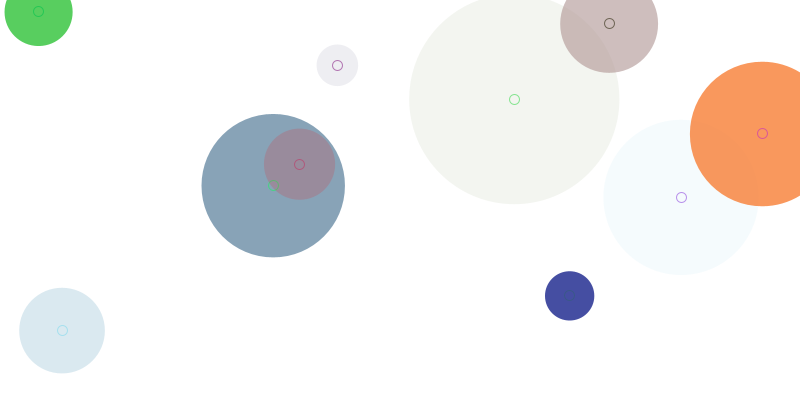
Frame 1 (no input)
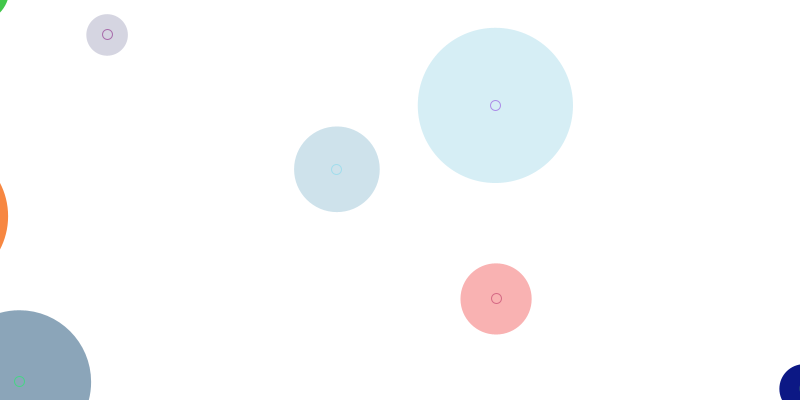
Frame 60 (the mouse pressed at the canvas centre just before this capture)
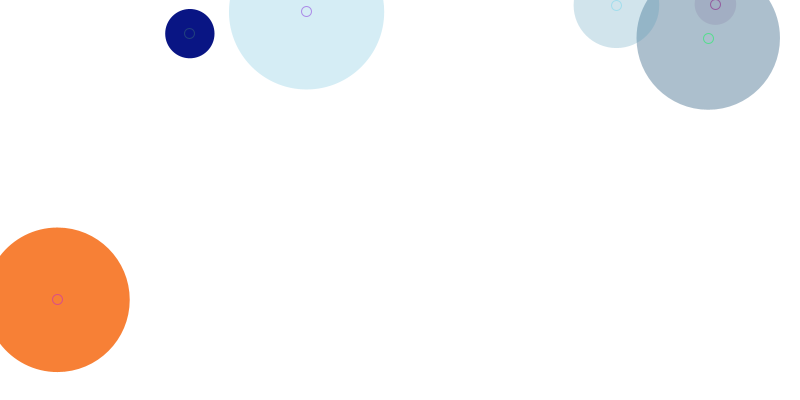
Frame 120 (the mouse held since frame 60 and released just before this capture)

The Processing sketch that drew these frames (run headless with seeded random() and noise(); from frame 60 on, the mouse is pressed at the canvas centre):

// Processing sketch: emergence
// ── emergence.pde
int _num = 10;
Circle[] _circleArr={};

void setup() {
  size(800, 400);
  background(255);
  smooth();
  strokeWeight(1);
  fill(150, 50);
  drawCircles();
}

void draw() {
  background(255);
  for(int i=0; i<_circleArr.length; i++) {
    Circle thisCirc = _circleArr[i];
    thisCirc.updateMe();
  }  
}

void mouseReleased() {
  drawCircles();
}

void drawCircles() {
  for(int i=0; i<_num; i++) {
    Circle thisCirc = new Circle();
    thisCirc.drawMe();
    _circleArr = (Circle[])append(_circleArr, thisCirc);
  }
}

class Circle {
  float x, y;
  float radius;
  color linecol, fillcol;
  float alph;
  float xmove, ymove;
  
  Circle() {
    x = random(width);
    y = random(height);
    radius = random(100) + 10;
    linecol = color(random(255), random(255), random(255));
    fillcol = color(random(255), random(255), random(255));
    alph = random(255);
    xmove = random(10) - 5;
    ymove = random(10) - 5;
  }
  
  void drawMe() {
    noStroke();
    fill(fillcol, alph);
    ellipse(x, y, radius*2, radius*2);
    stroke(linecol, 150);
    noFill();
    ellipse(x, y, 10, 10);
  }
  
  void updateMe() {
    x += xmove;
    y += ymove;
    if (x > (width + radius)) { x = 0 - radius; };
    if (x < (0 - radius)) { x = width + radius; };
    if (y > (height + radius)) { y = 0 - radius; };
    if (y < (0 - radius)) { x = height + radius; };
    boolean touching = false;
    for(int i=0; i<_circleArr.length; i++) {
      Circle otherCirc = _circleArr[i];
      if (otherCirc != this) {
        float dis = dist(x, y, otherCirc.x, otherCirc.y);
        if ((dis - radius - otherCirc.radius) < 0) {
          touching = true;
          break;
        }
      }
    }
    if (touching) {
      if (alph > 0) { alph--; }
    } else {
      if (alph < 255) {alph++; }
    }
    
    drawMe();
  }
}
